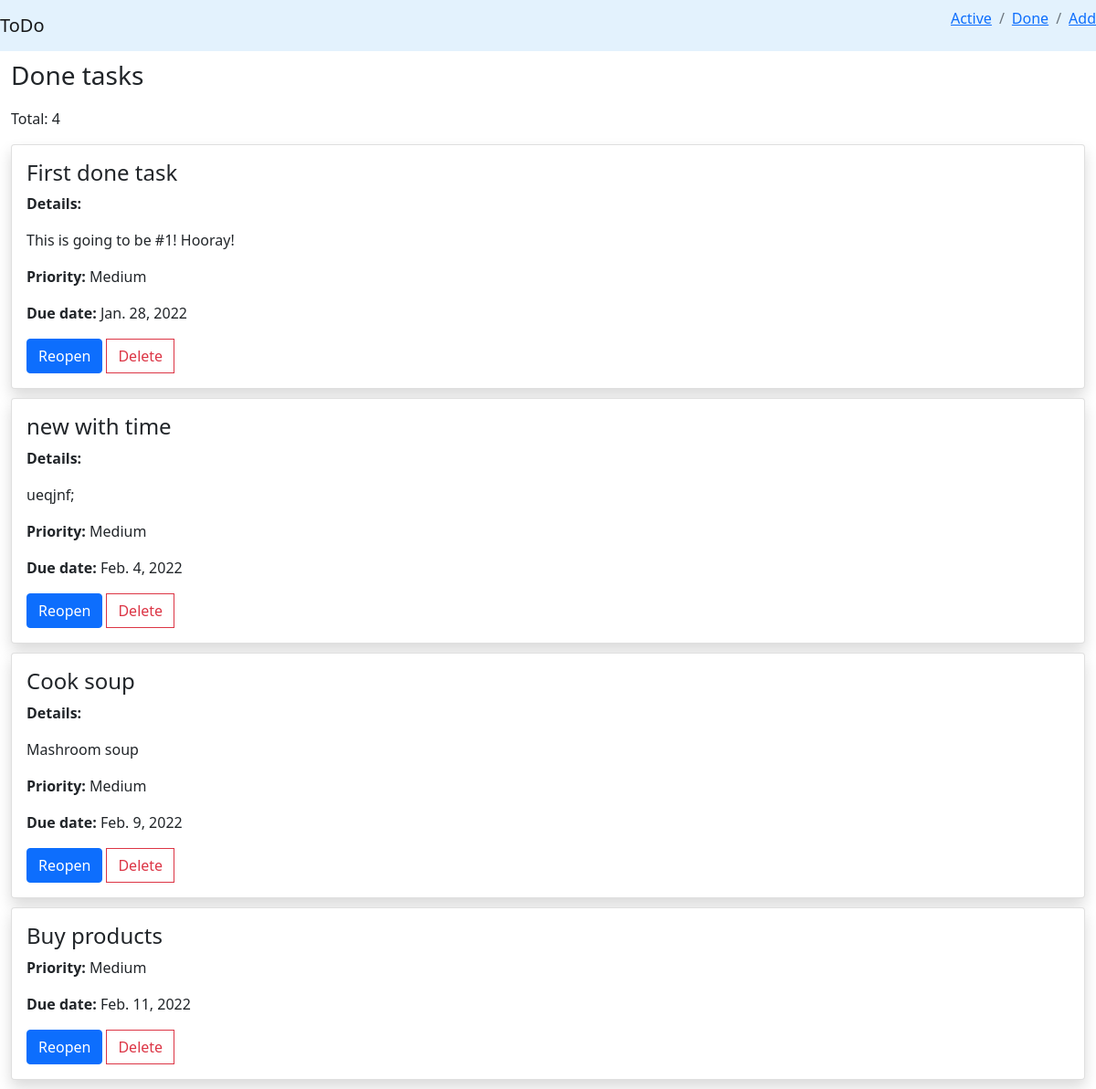
Screenshot of /to_do_app/done_tasks/ with the database file from the repository.
### to_do_app/models.py (models this page shows, shortened)
class Task(models.Model):
    class Priority(models.TextChoices):
        Lowest = 'Lowest'
        Low = 'Low'
        Medium = 'Medium'
        High = 'High'
        Highest = 'Highest'
    name = models.CharField(max_length=100)
    description = models.TextField(max_length=450, blank=True)
    priority = models.CharField(max_length=7, choices=Priority.choices, default=Priority.Medium)
    date = models.DateField(default=datetime.date.today())
    done_field = models.BooleanField(default=False)

### to_do_app/views.py (the view)
# urls.py: path('done_tasks/', views.done_tasks, name='done_tasks'),
def done_tasks(request):
    task_list = Task.objects.filter(done_field=True)
    return render(request, 'to_do_app/done_tasks.html', {'task_list': task_list})

### to_do_app/templates/to_do_app/done_tasks.html (shortened to what this page needs)
{% extends 'to_do_app/base.html' %}
{% block body %}
    <div class="container-fluid">
        <div class="row">
            <div class="col">
                <h3>Done tasks</h3>
                <p>Total: {{task_list|length}}</p>
                {% for task in task_list %}
                    <div class="shadow card">
                        <div class="card-body">
                            <h4 class="card-title">{{task.name}}</h4>
                            {% if task.description %}
                                <p><b>Details:</b></p>
                                <p>{{task.description}}</p>
                            {% endif %}
                            <p><b>Priority:</b> {{task.priority}}</p>
                            <p><b>Due date:</b> {{task.date}}</p>
                            <div class="input-group">
                                <form action="{% url 'to_do_app:reopen' task.id %}" method="POST">
                                    <input type="submit" class="btn btn-primary" value="Reopen">
                                </form>
                                <button type="button" class="btn btn-outline-danger" data-toggle="modal" data-target="#delete_modal">
                                    Delete
                                </button>
                            </div>
                        </div>
                    </div>
                {% endfor %}
            </div>
        </div>
    </div>
{% endblock %}

### to_do_app/templates/to_do_app/base.html (shortened to what this page needs)
{% load todo_extras %}
{% load static %}
<!DOCTYPE html>
<html lang="en">
    <head>
        <link href="https://cdn.jsdelivr.net/npm/bootstrap@5.1.3/dist/css/bootstrap.min.css" rel="stylesheet">
        <link rel="stylesheet" href="{% static 'to_do_app/style.css' %}">
    </head>
    <body>
        <nav class="navbar navbar-light" aria-label="breadcrumb" style="background-color: #e3f2fd;">
            <a class="navbar-brand" href="{% url 'to_do_app:index' %}">ToDo</a>
            <ol class="breadcrumb" style="background-color: #e3f2fd;">
                <li class="breadcrumb-item"><a href="{% url 'to_do_app:index' %}">Active</a></li>
                <li class="breadcrumb-item"><a href="{% url 'to_do_app:done_tasks' %}">Done</a></li>
                <li class="breadcrumb-item"><a href="{% url 'to_do_app:add' %}">Add</a></li>
            </ol>
        </nav>
        {% block body %}
        {% endblock %}
    </body>
</html>

### to_do_app/static/to_do_app/style.css (style rules this page uses)
.card { margin-bottom: 10px; }
h3 { padding: 10px 0px 10px; }
.btn { margin-right: 5px; }

### rows the page displays
Task: name "First done task", description "This is going to be #1! Hooray!", priority "Medium", date "Jan. 28, 2022"
Task: name "new with time", description "ueqjnf;", priority "Medium", date "Feb. 4, 2022"
Task: name "Cook soup", description "Mashroom soup", priority "Medium", date "Feb. 9, 2022"
Task: name "Buy products", priority "Medium", date "Feb. 11, 2022"

### other values shown
{{ task_list|length }} "4"
